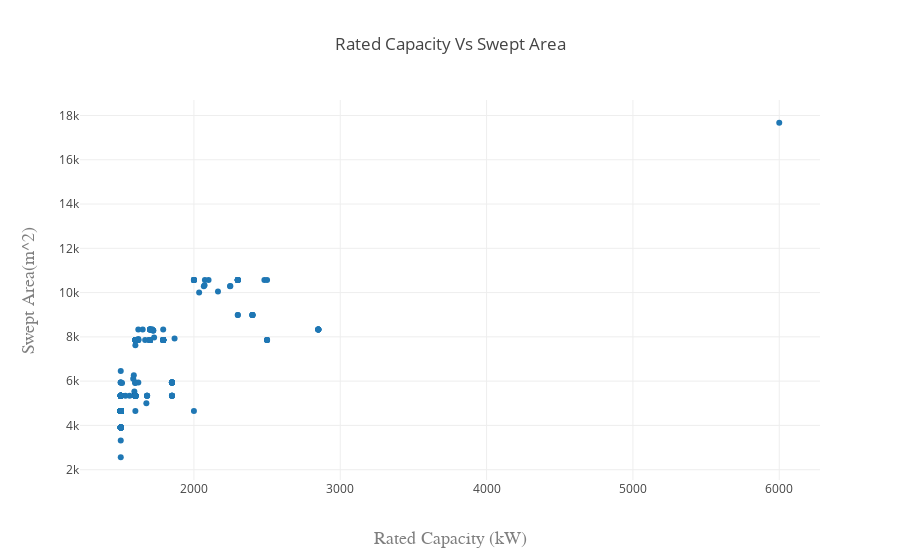

This figure's notebook cell:
### Code cell
scatter_plot(consolidated.t_cap, consolidated.t_rsa, text=consolidated.project,
            x_label = 'Rated Capacity (kW)', y_label = 'Swept Area(m^2)', title = 'Rated Capacity Vs Swept Area'
            )

### Figure 1 — Plotly figure (JSON) as saved in the notebook; plotly's stock layout.template omitted (floating-point values rounded to 4 significant figures; data arrays with more than 128 entries replaced by an {"elided": "..."} marker saying what was removed)
{"data": [{"mode": "markers", "text": {"elided": "419 str values"}, "type": "scatter", "x": {"elided": "419 float values"}, "y": {"elided": "419 float values"}}], "layout": {"title": "Rated Capacity Vs Swept Area", "xaxis": {"title": "Rated Capacity (kW)", "titlefont": {"color": "#7f7f7f", "family": "Courier New, monospace", "size": 18}}, "yaxis": {"title": "Swept Area(m^2)", "titlefont": {"color": "#7f7f7f", "family": "Courier New, monospace", "size": 18}}}}
